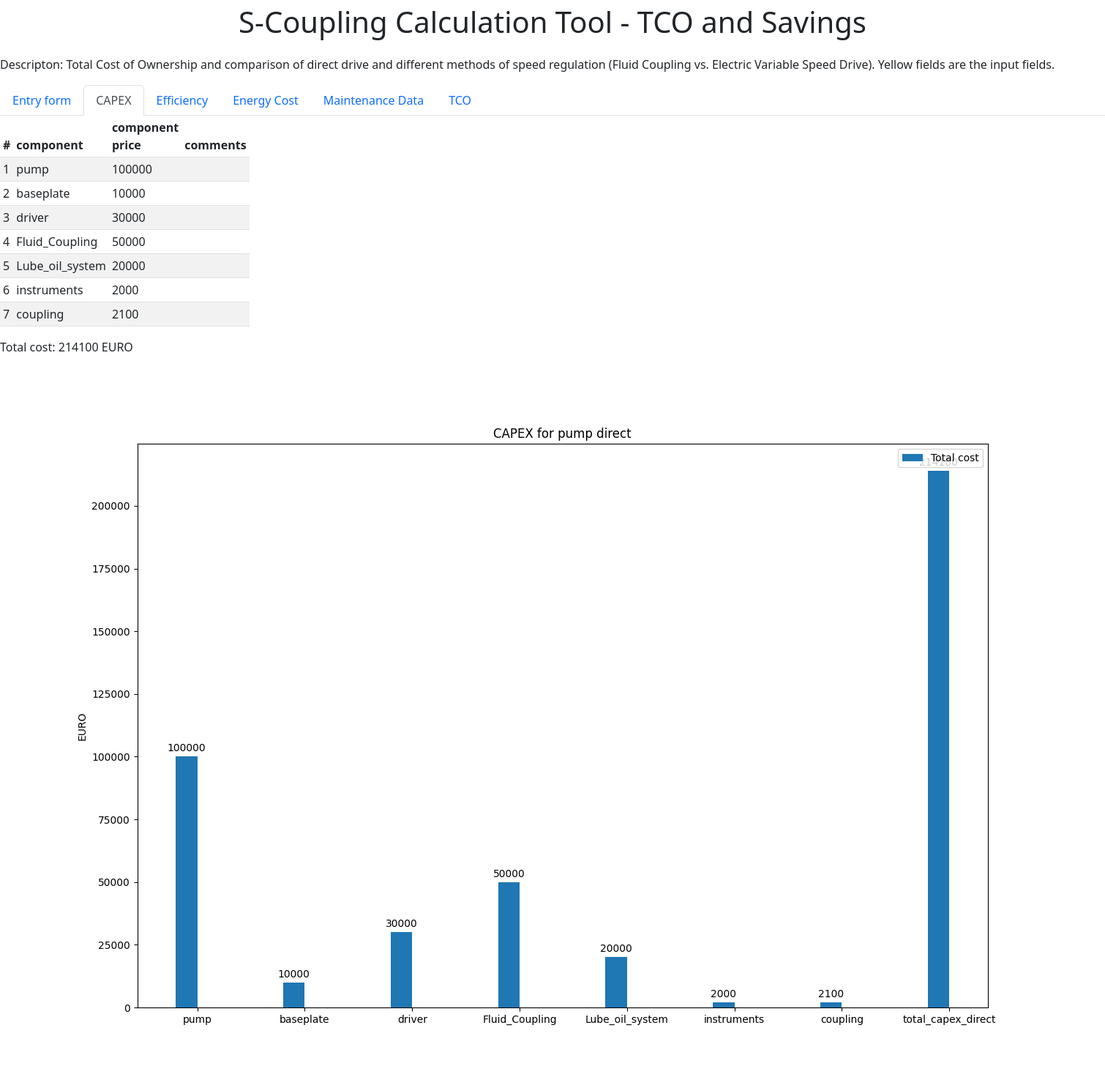
Page /capex on the committed database.
### app.py (models this page shows, shortened)
class Component(db.Model):
    id=db.Column(db.Integer, primary_key=True)
    component = db.Column(db.String(30), nullable=False)
    comments = db.Column(db.String(30), nullable=False)
    component_price=db.Column(db.Integer, nullable=False)

### app.py (the view)
@app.route('/capex', methods=['POST','GET'])
def capex():
    unit_components = Component.query.all()
    generals = General.query.all()
    unit_name = generals[0].unit_name
    total_capex_direct=0
    direct=[]
    for i in range(len(unit_components)):
        total_capex_direct+=unit_components[i].component_price
        direct.append(unit_components[i].component_price)
    direct.append(total_capex_direct)
    labels=[]
    for j in range(len(unit_components)):
        labels.append(unit_components[j].component)
    labels.append('total_capex_direct')
    x = np.arange(len(labels))  # the label locations
    width = 0.20  # the width of the bars
    fig, ax = plt.subplots(figsize=(15,10))
    rects1 = ax.bar(x - width / 2, direct, width, label='Total cost')
    ax.set_ylabel('EURO')
    ax.set_title('CAPEX for '+unit_name)
    ax.set_xticks(x, labels)
    ax.legend()
    ax.bar_label(rects1, padding=3)
    fig.savefig('static/capex.png')  # save the figure to file
    plt.close(fig)
    try:
        return render_template('capex.html',x=x,unit_name=unit_name,unit_components=unit_components,total_capex_direct=total_capex_direct)
    except:
        return render_template('capex.html', unit_name=unit_name,unit_components=unit_components, total_capex_direct=total_capex_direct)

### templates/capex.html (shortened to what this page needs)
{% extends 'base.html'%}
{%block body%}
<ul class="nav nav-tabs" id="myTab" role="tablist">
  <li class="nav-item" role="presentation">
    <a class="nav-link" id="form" data-bs-toggle="tab" data-bs-target="#Entry form" type="button" role="tab" aria-controls="Entry form" aria-selected="false" href="/form_page">Entry form</a>
  </li>
  <li class="nav-item" role="presentation">
    <a class="nav-link active" id="capex" data-bs-toggle="tab" data-bs-target="#capex" type="button" role="tab" aria-controls="capex" aria-selected="true" href="/capex">CAPEX</a>
  </li>
  <li class="nav-item" role="presentation">
    <a class="nav-link" id="efficiency" data-bs-toggle="tab" data-bs-target="#efficiency" type="button" role="tab" aria-controls="efficiency" aria-selected="false" href="/efficiency">Efficiency</a>
  </li>
    <li class="energy" role="presentation">
    <a class="nav-link" id="energy" data-bs-toggle="tab" data-bs-target="#energy" type="button" role="tab" aria-controls="energy" aria-selected="false" href="/energy">Energy Cost</a>
  </li>
    <li class="energy" role="presentation">
    <a class="nav-link" id="maintenance" data-bs-toggle="tab" data-bs-target="#maintenance" type="button" role="tab" aria-controls="maintenance" aria-selected="false" href="/maintenance">Maintenance Data</a>
  </li>
    <li class="energy" role="presentation">
    <a class="nav-link" id="tco" data-bs-toggle="tab" data-bs-target="#tco" type="button" role="tab" aria-controls="tco" aria-selected="false" href="/tco">TCO</a>
  </li>
</ul>
<table style="width:100px;" class="table table-striped table-sm">
          <thead>
            <tr>
              <th scope="col">#</th>
              <th scope="col">component</th>
              <th scope="col">component price</th>
              <th scope="col">comments</th>
            </tr>
          </thead>
     <tbody>
     {% for i in unit_components %}
            <tr>
              <td class="counterCell"></td>
              <td>{{i.component}}</td>
              <td>{{i.component_price}}</td>
              <td>{{i.comments}}</td>
            </tr>
     {% endfor %}
          </tbody>
</table>
Total cost: {{total_capex_direct}} EURO<br>
<img src="{{url_for('static', filename='capex.png')}}" align="middle" />
{%endblock%}

### templates/base.html (shortened to what this page needs)
<!DOCTYPE html>
<html lang="en">
<head>
    <link rel="stylesheet" href="{{ url_for('static', filename='css/main.css') }}">
    <link rel="stylesheet" href='https://cdn.jsdelivr.net/npm/bootstrap@5.2.0/dist/css/bootstrap.min.css'>
</head>
<body>
<p class="text-center">
<span class="fs-1">S-Coupling Calculation Tool - TCO and Savings</span></p>
<p class="text-left">
<span class="fs-6">Descripton:  Total Cost of Ownership and comparison of direct drive and different methods of speed regulation (Fluid Coupling vs. Electric Variable Speed Drive). Yellow fields are the input fields.
</span></p>
{%block body%}{%endblock%}
</body>
</html>

### templates/capex.html (style rules this page uses)
table { counter-reset: tableCount; }
.counterCell:before { content: counter(tableCount); counter-increment: tableCount; }
ul { list-style-type: decimal; }

### rows in the picture
Component: component "pump", component_price "100000"
Component: component "baseplate", component_price "10000"
Component: component "driver", component_price "30000"
Component: component "Fluid_Coupling", component_price "50000"
Component: component "Lube_oil_system", component_price "20000"
Component: component "instruments", component_price "2000"
Component: component "coupling", component_price "2100"

### other values in the picture
{{ total_capex_direct }} "214100"
